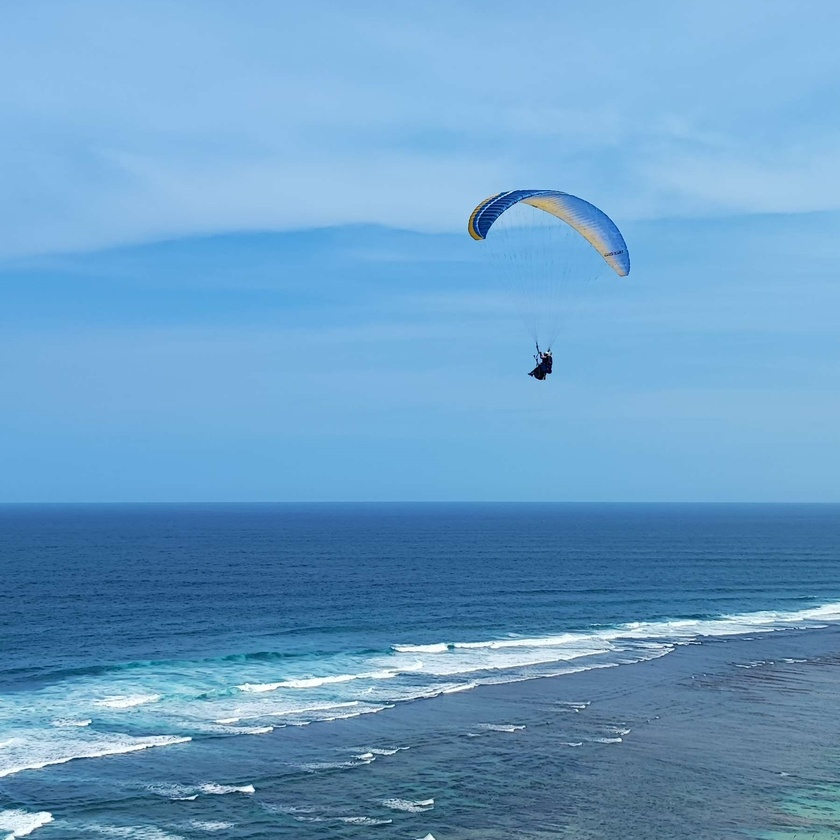
#> input picture test/experiments/test3.jpg, 840 x 840 px, shrunk from 1798 x 1798 before the run, found by its file name
$ python main.py
#> lines starting #> are read from the running program, lines starting #| are printed output that depends on the picture; after the words box and inside, x2 and y2 are one past the last pixel; in counts of white or black regions, pixels touching at a corner belong together
import numpy as np
from PIL import Image
import cv2
from scipy.ndimage import gaussian_filter, morphology


def mean_threshold(image, k=0.85):
    image_np = np.array(image)
    return np.mean(image_np)*k


def adaptive_treshold(block, k):
    # Compute treshold
    threshold = mean_threshold(block, k)

    # Adaptive tresholding for a blok of image
    block = block > threshold

    # Change the dtype uint8
    block = block.astype(np.uint8) * 255

    return block


def divide_and_conquer(blocks, func, k):
    # divide and conquer approach to apply a function to each block

    n_blocks = len(blocks)
    if n_blocks == 1:
        filtered_blocks = [func(blocks[0], k)]
    else:
        mid = n_blocks // 2
        left_blocks = divide_and_conquer(blocks[:mid], func, k)
        right_blocks = divide_and_conquer(blocks[mid:], func, k)
        filtered_blocks = left_blocks + right_blocks

    return filtered_blocks


def enhance_image(image_path, block_size, k):
    # load the image
#> called with image_path = 'test/experiments/test3.jpg', block_size = 32, k = 0.95
    image = Image.open(image_path).convert('L')
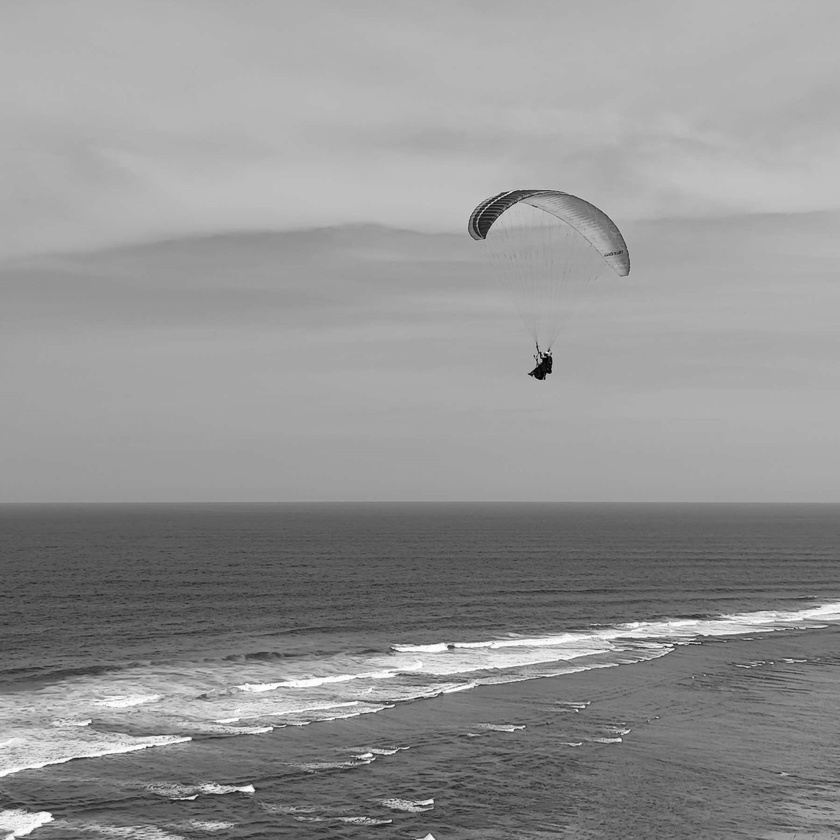
#> image: PIL image 840x840 L; min 1, max 255, mean 147.6

    width, height = image.size
#> width = 840; height = 840

    # divide the image into blocks
    blocks = []
    for i in range(0, height, block_size):
        for j in range(0, width, block_size):
            block = image.crop((j, i, j+block_size, i+block_size))
            blocks.append(block)
#> after the loop, blocks = 729 items

    # apply a filter to each block in the frequency domain using divide and conquer
    filtered_blocks = divide_and_conquer(blocks, adaptive_treshold, k)
#> in divide_and_conquer, `n_blocks = len(blocks)`: n_blocks = 729
#> in divide_and_conquer, `mid = n_blocks // 2`: mid = 364
#> in adaptive_treshold, `block = block > threshold`: block: shape (32, 32) bool; every value is 1
#> in adaptive_treshold, `block = block.astype(np.uint8) * 255`: block: shape (32, 32); every value is 255
#> in adaptive_treshold (call 11), `threshold = mean_threshold(block, k)`:
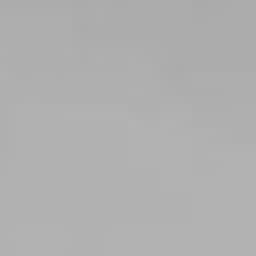
#> block: PIL image 32x32 L (shown 8 times larger); min 170, max 179, mean 175.6
#> in divide_and_conquer, `left_blocks = divide_and_conquer(blocks[:mid], func, k)`: left_blocks = 364 items
#> in divide_and_conquer, `filtered_blocks = left_blocks + right_blocks`: filtered_blocks = 729 items
#> filtered_blocks = 729 items

    # merge the blocks back together
    enhanced_image = Image.new('L', (width, height))
#> enhanced_image: PIL image 840x840 L; every value is 0
    index = 0
    for i in range(0, height, block_size):
        for j in range(0, width, block_size):
            enhanced_block = filtered_blocks[index]
            enhanced_image.paste(Image.fromarray(enhanced_block), (j, i))
            index += 1
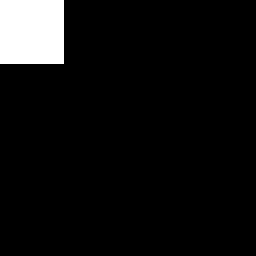
#> enhanced_block: shape (32, 32) (shown 8 times larger); 6.2% white; 1 white region, box (x1, y1, x2, y2) and area: (0, 0, 8, 8) 64
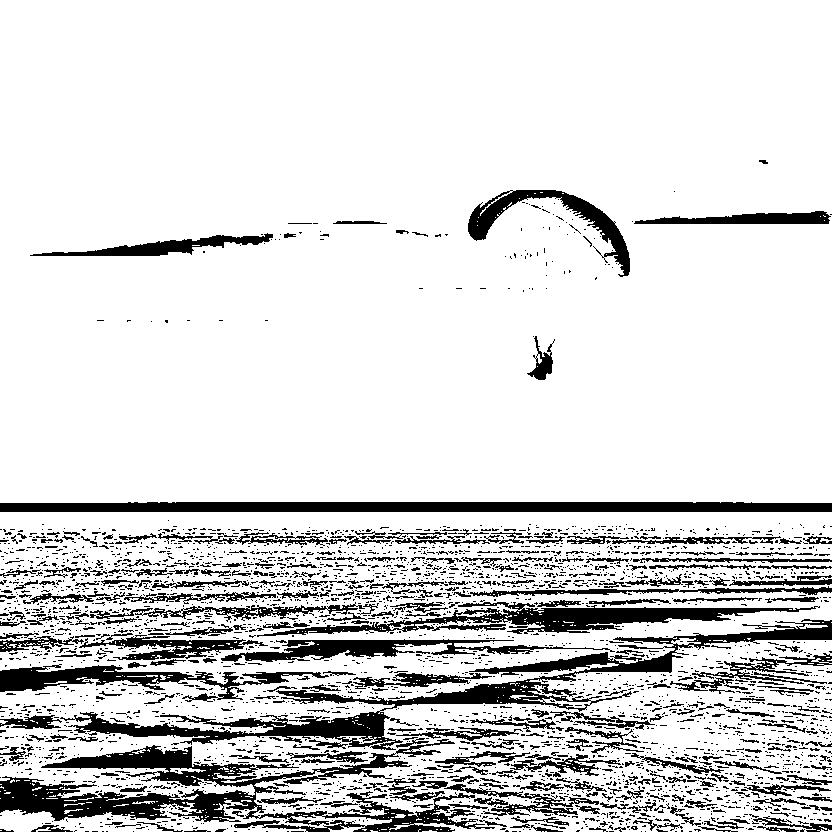
#> enhanced_image: PIL image 840x840 L; 85.3% white; 3372 black regions (2995 under 20 px), largest, box (x1, y1, x2, y2) and area: (0, 738, 495, 832) 14014, (60, 619, 832, 750) 12478, (0, 502, 832, 512) 8079
#> after the loop, index = 729

    # Perform morphological closing operation on the enhanced image
    # enhanced_image = Image.fromarray(morphology.binary_closing(enhanced_image, structure=np.ones((2, 2))))

    # return the enhanced image
    return enhanced_image


if __name__ == '__main__':
    # example usage
    # Proposed Method
    adaptive_image = enhance_image('test/experiments/test3.jpg', 32, 0.95)
    adaptive_image.save('test/result/test3-1.jpg')

    # Otsu's Method
    image1 = cv2.imread('test/experiments/test3.jpg')
    img = cv2.cvtColor(image1, cv2.COLOR_BGR2GRAY)
    ret, thresh1 = cv2.threshold(img, 120, 255, cv2.THRESH_BINARY +
                                            cv2.THRESH_OTSU)
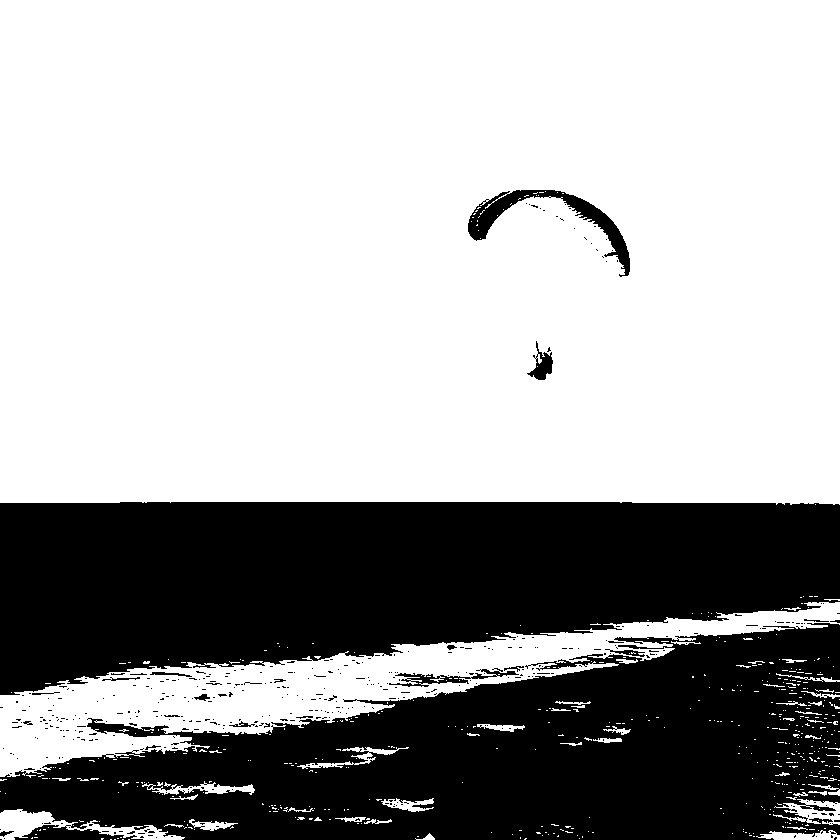
#> thresh1: shape (840, 840); 66.2% white; 407 black regions (386 under 20 px), largest, box (x1, y1, x2, y2) and area: (0, 502, 840, 695) 120662, (0, 623, 840, 840) 111994, (468, 190, 630, 277) 2785
#> ret = 135
    Image.fromarray(thresh1).save('test/result/test3-2.jpg')

$ run again, with test/experiments/test2.jpg copied over test/experiments/test3.jpg
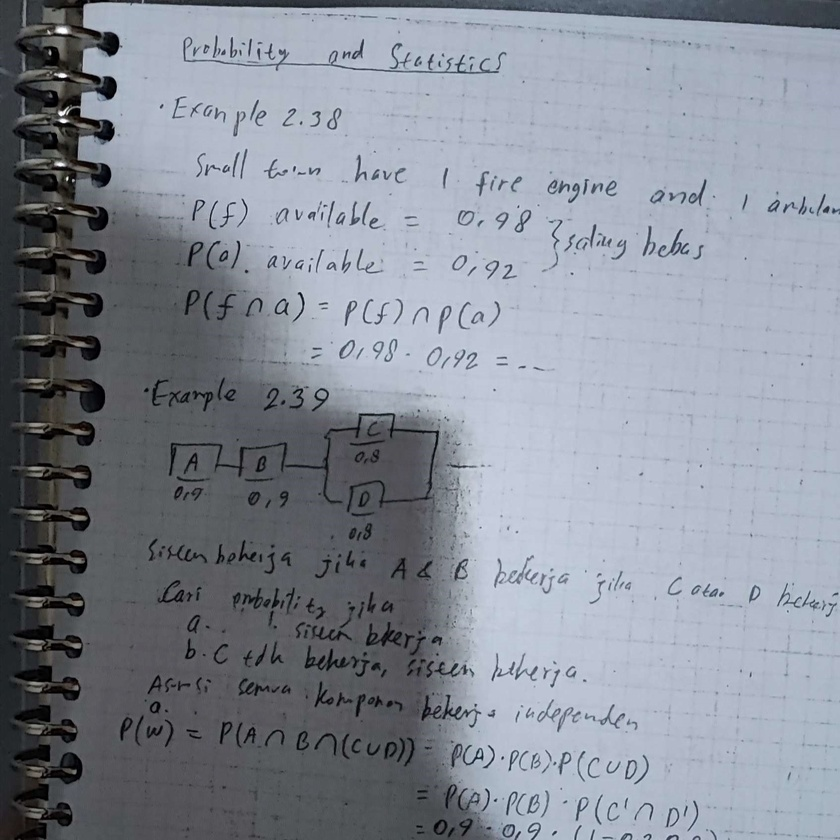
#> input picture test/experiments/test2.jpg, 840 x 840 px, shrunk from 1695 x 1695 before the run, found by its file name
#> after the loop in enhance_image, `for i in range(0, height, block_size):`: blocks = 729 items
#> n_blocks = 729
#> mid = 364
#> in adaptive_treshold, `block = block > threshold`:
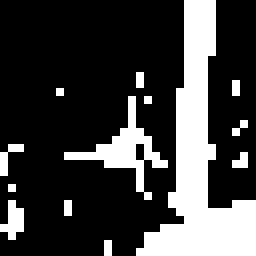
#> block: shape (32, 32) bool (shown 8 times larger); 24.5% white; 13 white regions (11 under 20 px), largest, box (x1, y1, x2, y2) and area: (17, 0, 32, 32) 181, (8, 12, 21, 25) 40
#> in adaptive_treshold (call 16), `threshold = mean_threshold(block, k)`:
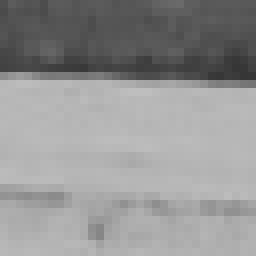
#> block: PIL image 32x32 L (shown 8 times larger); min 54, max 190, mean 147.5
#> left_blocks = 364 items
#> in divide_and_conquer, `filtered_blocks = left_blocks + right_blocks`: filtered_blocks = 729 items
#> after the loop in enhance_image, `for i in range(0, height, block_size):`: index = 729
#> ret = 129
